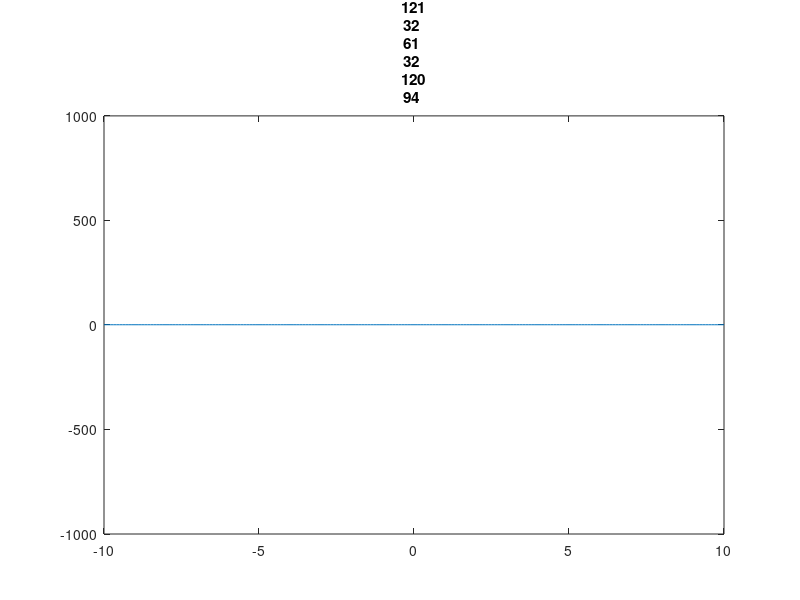

This chart was generated by the following MATLAB code: (Note: this script raises an error after producing the figure.)
% Matlab tutorial exercise 2 solution, includes exercise 3(a). 
% Please complete your version of the exercise before looking at this one!
clear;

% Vector containing all 'x' values
X = -10:.1:10;

% Loop through the powers 0 to 9
for i = 0:9
    Y = X.^i;  % This is a vector calculation and we need the dot 
    if i == 0
        h = plot(X,Y);  % Create plot first time
        axis([-10 10 -1000 1000]);  % Set axis ranges, square brackets needed
    else
        h.YData = Y;    % Subsequently update the y-data
    end
    title("y = x^" + i);
    pause(1);  % Wait 1 sec
end